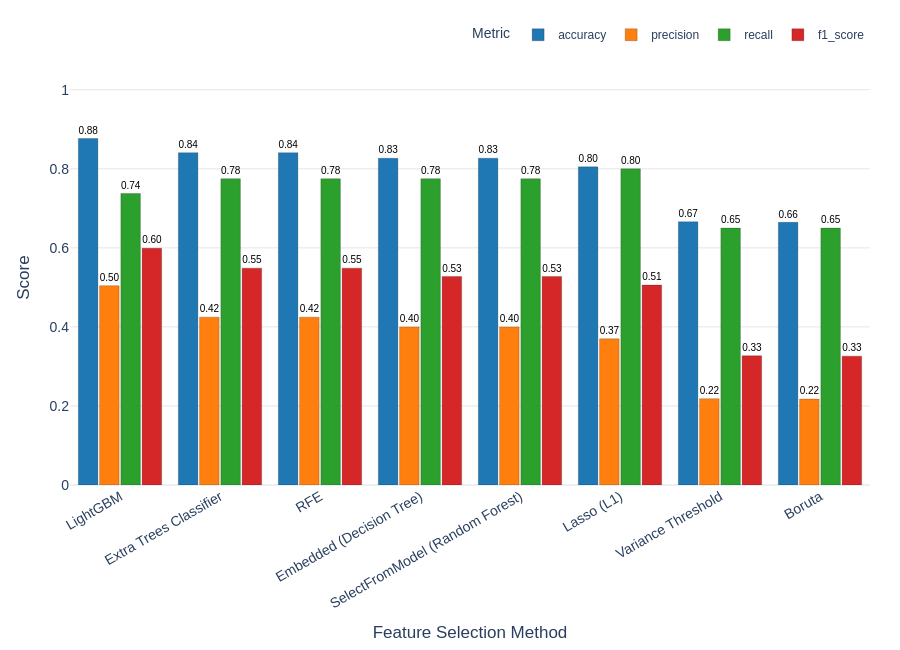

Source (notebook cell):
### Code cell
import pandas as pd
import plotly.express as px

metrics = ['accuracy', 'precision', 'recall', 'f1_score']

# Prepare data
results_df = pd.DataFrame(results).T.reset_index().rename(columns={'index': 'Feature Selection Method'})

results_melted = results_df.melt(
    id_vars=['Feature Selection Method'],
    value_vars=metrics,
    var_name='Metric',
    value_name='Score'
)

# Order methods by mean performance (best → worst)
method_order = (
    results_melted.groupby('Feature Selection Method')['Score']
    .mean()
    .sort_values(ascending=False)
    .index
    .tolist()
)

# Clean, consistent palette: one color per metric
metric_palette = {
    'accuracy' : "#1f77b4",  # blue
    'precision': "#ff7f0e",  # orange
    'recall'   : "#2ca02c",  # green
    'f1_score' : "#d62728",  # red
}

# Main figure
fig = px.bar(
    results_melted,
    x='Feature Selection Method',
    y='Score',
    color='Metric',
    barmode='group',
    category_orders={'Feature Selection Method': method_order, 'Metric': metrics},
    color_discrete_map=metric_palette,
    labels={'Score': 'Score', 'Feature Selection Method': 'Feature Selection Method'},
    title='',
    template='plotly_white',
    height=650
)

# Bar styling + (optional) value labels
fig.update_traces(
    marker_line_width=0.8,
    marker_line_color='rgba(0,0,0,0.25)',
    texttemplate='%{y:.2f}',
    textposition='outside',
    textfont=dict(size=11, family="Arial", color="black"),
    cliponaxis=False
)

# Layout / typography
fig.update_layout(
    title_x=0.5,
    title_font=dict(size=22, family="Arial"),
    font=dict(size=14, family="Arial"),
    legend_title="Metric",
    legend_font=dict(size=12),
    legend=dict(
        orientation="h",
        yanchor="bottom",
        y=1.05,
        xanchor="right",
        x=1
    ),
    xaxis_title="Feature Selection Method",
    yaxis_title="Score",
    bargap=0.15,
    bargroupgap=0.08,
    margin=dict(l=70, r=30, t=70, b=130),
    uniformtext_minsize=8,
    uniformtext_mode='hide',  # hide labels if they would overlap
    paper_bgcolor='white',
    plot_bgcolor='white'
)

# Axes
fig.update_yaxes(
    range=[0, 1.05],          # adjust if your scores aren’t in [0, 1]
    showgrid=True,
    gridcolor='rgba(0,0,0,0.1)'
)
fig.update_xaxes(
    tickangle=-30,
    automargin=True
)

fig.show()

fig.write_image(
    "Images/Comparison_of_Feature_Selection_Methods.png",
    width=2200,
    height=1300,
    scale=2
)

### Figure 1 — Plotly figure (JSON) as saved in the notebook; plotly's stock layout.template omitted (floating-point values rounded to 4 significant figures)
{"data": [{"alignmentgroup": "True", "cliponaxis": false, "hovertemplate": "Metric=accuracy<br>Feature Selection Method=%{x}<br>Score=%{y}<extra></extra>", "legendgroup": "accuracy", "marker": {"color": "#1f77b4", "line": {"color": "rgba(0,0,0,0.25)", "width": 0.8}, "pattern": {"shape": ""}}, "name": "accuracy", "offsetgroup": "accuracy", "orientation": "v", "showlegend": true, "textfont": {"color": "black", "family": "Arial", "size": 11}, "textposition": "outside", "texttemplate": "%{y:.2f}", "type": "bar", "x": ["Variance Threshold", "RFE", "Lasso (L1)", "SelectFromModel (Random Forest)", "Extra Trees Classifier", "Boruta", "LightGBM", "Embedded (Decision Tree)"], "xaxis": "x", "y": [0.6661, 0.8409, 0.805, 0.8268, 0.8409, 0.6646, 0.8768, 0.8268], "yaxis": "y"}, {"alignmentgroup": "True", "cliponaxis": false, "hovertemplate": "Metric=precision<br>Feature Selection Method=%{x}<br>Score=%{y}<extra></extra>", "legendgroup": "precision", "marker": {"color": "#ff7f0e", "line": {"color": "rgba(0,0,0,0.25)", "width": 0.8}, "pattern": {"shape": ""}}, "name": "precision", "offsetgroup": "precision", "orientation": "v", "showlegend": true, "textfont": {"color": "black", "family": "Arial", "size": 11}, "textposition": "outside", "texttemplate": "%{y:.2f}", "type": "bar", "x": ["Variance Threshold", "RFE", "Lasso (L1)", "SelectFromModel (Random Forest)", "Extra Trees Classifier", "Boruta", "LightGBM", "Embedded (Decision Tree)"], "xaxis": "x", "y": [0.2185, 0.4247, 0.3699, 0.4, 0.4247, 0.2176, 0.5043, 0.4], "yaxis": "y"}, {"alignmentgroup": "True", "cliponaxis": false, "hovertemplate": "Metric=recall<br>Feature Selection Method=%{x}<br>Score=%{y}<extra></extra>", "legendgroup": "recall", "marker": {"color": "#2ca02c", "line": {"color": "rgba(0,0,0,0.25)", "width": 0.8}, "pattern": {"shape": ""}}, "name": "recall", "offsetgroup": "recall", "orientation": "v", "showlegend": true, "textfont": {"color": "black", "family": "Arial", "size": 11}, "textposition": "outside", "texttemplate": "%{y:.2f}", "type": "bar", "x": ["Variance Threshold", "RFE", "Lasso (L1)", "SelectFromModel (Random Forest)", "Extra Trees Classifier", "Boruta", "LightGBM", "Embedded (Decision Tree)"], "xaxis": "x", "y": [0.65, 0.775, 0.8, 0.775, 0.775, 0.65, 0.7375, 0.775], "yaxis": "y"}, {"alignmentgroup": "True", "cliponaxis": false, "hovertemplate": "Metric=f1_score<br>Feature Selection Method=%{x}<br>Score=%{y}<extra></extra>", "legendgroup": "f1_score", "marker": {"color": "#d62728", "line": {"color": "rgba(0,0,0,0.25)", "width": 0.8}, "pattern": {"shape": ""}}, "name": "f1_score", "offsetgroup": "f1_score", "orientation": "v", "showlegend": true, "textfont": {"color": "black", "family": "Arial", "size": 11}, "textposition": "outside", "texttemplate": "%{y:.2f}", "type": "bar", "x": ["Variance Threshold", "RFE", "Lasso (L1)", "SelectFromModel (Random Forest)", "Extra Trees Classifier", "Boruta", "LightGBM", "Embedded (Decision Tree)"], "xaxis": "x", "y": [0.327, 0.5487, 0.5059, 0.5277, 0.5487, 0.326, 0.599, 0.5277], "yaxis": "y"}], "layout": {"bargap": 0.15, "bargroupgap": 0.08, "barmode": "group", "font": {"family": "Arial", "size": 14}, "height": 650, "legend": {"font": {"size": 12}, "orientation": "h", "title": {"text": "Metric"}, "tracegroupgap": 0, "x": 1, "xanchor": "right", "y": 1.05, "yanchor": "bottom"}, "margin": {"b": 130, "l": 70, "r": 30, "t": 70}, "paper_bgcolor": "white", "plot_bgcolor": "white", "title": {"font": {"family": "Arial", "size": 22}, "x": 0.5}, "uniformtext": {"minsize": 8, "mode": "hide"}, "xaxis": {"anchor": "y", "automargin": true, "categoryarray": ["LightGBM", "Extra Trees Classifier", "RFE", "Embedded (Decision Tree)", "SelectFromModel (Random Forest)", "Lasso (L1)", "Variance Threshold", "Boruta"], "categoryorder": "array", "domain": [0, 1], "tickangle": -30, "title": {"text": "Feature Selection Method"}}, "yaxis": {"anchor": "x", "domain": [0, 1], "gridcolor": "rgba(0,0,0,0.1)", "range": [0, 1.05], "showgrid": true, "title": {"text": "Score"}}}}
